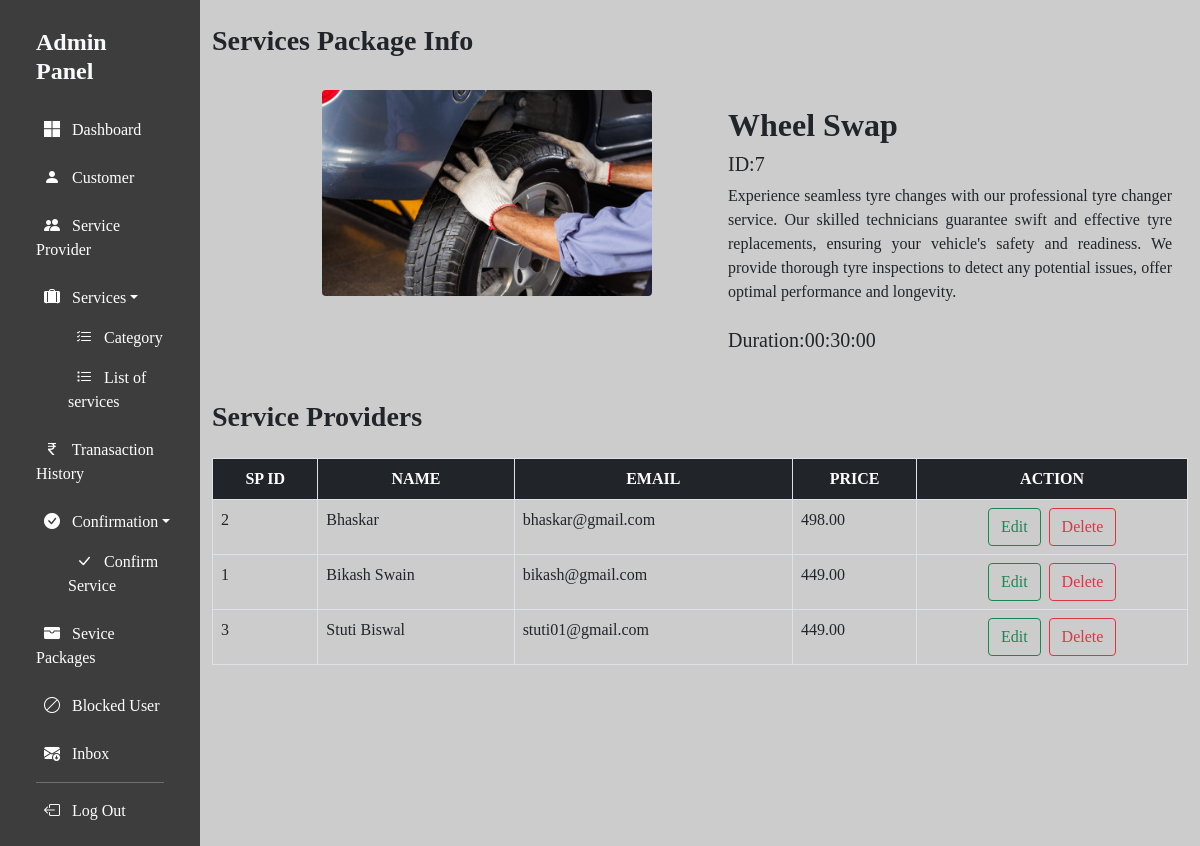
/SuperAdmin/component/view_service.php?id=7 (signed in), run on the app's committed database.
### tables this page shows
CREATE TABLE `services` (
  `service_id` int(11) NOT NULL,
  `s_name` varchar(255) NOT NULL,
  `s_desc` longtext NOT NULL,
  `cat_id` int(11) NOT NULL,
  `s_duration` time NOT NULL,
  `sp_id` int(11) NOT NULL,
  `picture` longblob NOT NULL,
  `s_status` varchar(10) NOT NULL
);

CREATE TABLE `service_service_provider` (
  `service_id` int(11) NOT NULL,
  `sp_id` int(11) NOT NULL,
  `s_price` float(7,2) NOT NULL,
  `status` varchar(10) NOT NULL
);

CREATE TABLE `service_provider` (
  `sp_id` int(11) NOT NULL,
  `sp_name` varchar(255) NOT NULL,
  `sp_email` varchar(255) NOT NULL,
  `sp_phone` bigint(11) NOT NULL,
  `sp_password` varchar(255) NOT NULL,
  `user_type` varchar(255) NOT NULL,
  `accesslevel` int(11) NOT NULL
);

### SuperAdmin/component/view_service.php (the view, shortened to what this page needs)
<!DOCTYPE html>
<html lang="en">
   <head>
      <?php include_once "../includes/header.php"; ?>
   </head>
   <body style="background-color:rgba(128, 128, 128, 0.4)" class="container-fluid">
   <div class="row">
        <?php
            if(!isset($_GET['id'])){
                header("location:service_list.php");
            }else{
                $id = $_GET['id'];
            }
        ?>
        <?php include_once "../includes/sidenav.php"; ?>
        <div class="col-md-10">
        <div class="row">
            <div class="col-md-12">
                <h3 class="fw-bold mt-4 mb-2">Services Package Info</h3>
            </div>
        </div>
        <div class="row mt-4">
        <?php
            require_once "..\Database\db_connection.php";
            $sql = "SELECT * FROM services  WHERE service_id = $id";
            $res = $conn->query($sql);
            if($res!==false && $res->num_rows>0){
                $row=$res->fetch_assoc();
        ?>
                <div class="col-6 text-end pe-5">
                    <img class="img-fluid w-75 rounded" class="rounded" src="../images/<?php echo $row['picture']; ?>" alt="">
                </div>
                <div class="col-6 vertical-center text-start">
                    <div class="container p-3">
                        <h2 class="fw-bold"><?php echo $row['s_name']; ?></h2>
                        <h5>ID:<?php echo $row['service_id']; ?></h5>
                        <p style="text-align:justify;" class="fs-6 mt-2 mb-4"><?php echo $row['s_desc']; ?></p>
                        <h5>Duration:<?php echo $row['s_duration']; ?></h5>
                    </div>
                </div>
        <?php
            }else{
                echo "<h4 class='text-center'>No Record Found</h4>";
            }
            ?>
        </div>
        <div class="row">
            <div class="col-md-12">
                <h3 class="fw-bold mt-4 mb-2">Service Providers</h3>
            </div>
        </div>
        <div class="table-responsive overflow-auto" data-aos="fade-in" style="height:645px">
        <table class="table table-bordered my-3">
            <thead class="bg-dark">
                <tr class="text-white text-center">
                    <th>SP ID</th>
                    <th>NAME</th>
                    <th>EMAIL</th>
                    <th>PRICE</th>
                    <th>ACTION</th>
                </tr>
            </thead>
            <tbody>
                <?php
                    require_once "..\Database\db_connection.php";
                    $qry = "SELECT * FROM services INNER JOIN service_service_provider ON services.service_id = service_service_provider.service_id INNER JOIN service_provider ON service_service_provider.sp_id=service_provider.sp_id WHERE services.service_id = $id";
                    $res = $conn->query($qry);
                    if($res!==false && $res->num_rows>0){
                        while($row = $res->fetch_assoc()){
                            ?>
                                <tr>
                                    <td><?php echo $row['sp_id']; ?></td>
                                    <td><?php echo $row['sp_name']; ?></td>
                                    <td><?php echo $row['sp_email']; ?></td>
                                    <td><?php echo $row['s_price']; ?></td>
                                    <td class="text-center">
                                        <a class="btn btn-outline-success me-md-1 mb-1 mb-md-0" href="edit_package.php?id=<?php echo $row['service_id']; ?>">Edit</a>
                                        <a class="btn btn-outline-danger" href="../operation/delete_single_provider.php?id=<?php echo $row['service_id']; ?>&spid=<?php echo $row['sp_id']; ?>">Delete</a>
                                    </td>
                                </tr>
                            <?php
                        }
                    }else{
                        echo "<h1 class='text-center my-1'>No Records Found.</h1>";
                    }
                ?>
            </tbody>
        </table>
        </div>
    </div>
    </div>
</body>
</html>

### SuperAdmin/includes/header.php (shortened to what this page needs)
<link rel="stylesheet" href="../assets/css/bootstrap.min.css">
<link rel="stylesheet" href="../assets/css/nav.css">
<link rel="stylesheet" href="https://cdn.jsdelivr.net/npm/bootstrap-icons@1.11.3/font/bootstrap-icons.min.css">
<link rel="stylesheet" href="../assets/css/section4.css">
<link rel="stylesheet" href="../assets/css/aos.css">

### SuperAdmin/includes/sidenav.php (shortened to what this page needs)
<nav class="col-md-2 nav-bar py-1" style="background-color:rgba(0, 0, 0, 0.7);">
    <div class="container" style="height:100vh">
        <h4 class="text-start pt-4 mb-4 text-light fw-bold">Admin Panel</h4>
        <ul class="navbar-nav">
            <li class="nav-item mb-2"><a class="nav-link" href="../Admin/admin.php"><i class="bi bi-microsoft mx-2"></i> Dashboard</a></li>
            <li class="nav-item mb-2"><a class="nav-link" href="../Admin/customer.php"><i class="bi bi-person-fill mx-2"></i> Customer</a></li>
            <li class="nav-item mb-2"><a class="nav-link" href="../Admin/service_provider.php"><i class="bi bi-people-fill mx-2"></i> Service Provider</a></li>
            <li class="nav-item mb-2" id="Nd-3"><a class="nav-link text-white dropdown-toggle" href="#"><i class="bi bi-suitcase-lg-fill mx-2"></i> Services</a>
                <ul class="drop">
                    <li><a class="nav-link" href="../component/category_list.php"><i class="bi bi-list-check mx-2"></i> Category</a></li>
                    <li><a class="nav-link" href="../component/service_list.php"><i class="bi bi-list-task mx-2"></i> List of services</a></li>
                </ul>
            </li>
            <li class="nav-item mb-2"><a class="nav-link text-white" href=""><i class="bi bi-currency-rupee mx-2"></i> Tranasaction History</a></li>
            <li class="nav-item mb-2" id="Nd-3"><a class="nav-link text-white dropdown-toggle" href=""><i class="bi bi-check-circle-fill mx-2"></i> Confirmation</a>
                <ul class="drop">
                    <li><a class="nav-link" href="../component/service_confirm.php"><i class="bi bi-check-lg mx-2"></i> Confirm Service</a></li>
                </ul>
            </li>
            <li class="nav-item mb-2"><a class="nav-link" href="../component/service_package.php"><i class="bi bi-wallet-fill mx-2"></i> Sevice Packages</a></li>
            <li class="nav-item mb-2"><a class="nav-link" href="../component/display_block.php"><i class="bi bi-ban mx-2"></i> Blocked User</a></li>
            <li class="nav-item mb-2"><a class="nav-link" href="../component/inbox.php"><i class="bi bi-envelope-arrow-down-fill mx-2"></i> Inbox</a></li>
            <hr style="margin:0;" class="text-white">
            <li class="nav-item mt-2"><a class="nav-link" href="../operation/logout.php"><i class="bi bi-box-arrow-left mx-2"></i> Log Out</a></li>
        </ul>
    </div>
</nav>

### SuperAdmin/assets/css/nav.css (style rules this page uses)
* { font-family: Cambria, Cochin, Georgia, Times, 'Times New Roman', serif; }
.nav-bar { background-color: rgb(152, 147, 129); }
.nav-link { color: white; font-weight:lighter; }
.drop li { list-style: none; }

### SuperAdmin/includes/header.php (style rules this page uses)
.vertical-center { display: flex; align-items: center; }
body { overflow-y: hidden; }

### data on the page
services: picture (picture), s_name "Wheel Swap", service_id "7", s_desc "Experience seamless tyre changes with our professional tyre changer service. Our skilled technicians guarantee swift and effective tyre replacements, ensuring your vehicle's safety and readiness. We provide thorough tyre inspections to detect any potential issues, offer optimal performance and longevity.", s_duration "00:30:00"
service_service_provider: sp.sp_id "2", sp.sp_name "Bhaskar", sp.sp_email "bhaskar@gmail.com", s_price "498.00"
service_service_provider: sp.sp_id "1", sp.sp_name "Bikash Swain", sp.sp_email "bikash@gmail.com", s_price "449.00"
service_service_provider: sp.sp_id "3", sp.sp_name "Stuti Biswal", sp.sp_email "stuti01@gmail.com", s_price "449.00"
